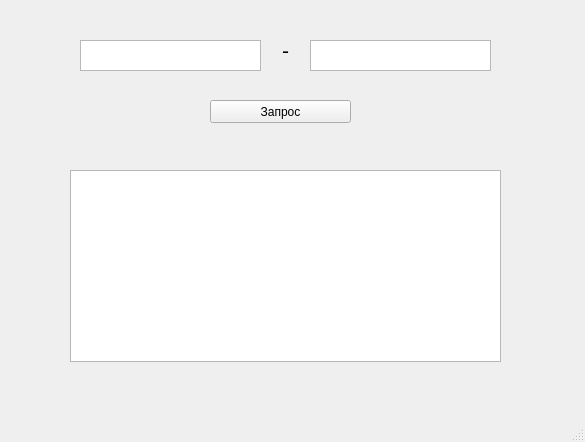
<?xml version="1.0" encoding="UTF-8"?>
<ui version="4.0">
 <class>MainWindow</class>
 <widget class="QMainWindow" name="MainWindow">
  <property name="geometry">
   <rect>
    <x>0</x>
    <y>0</y>
    <width>585</width>
    <height>442</height>
   </rect>
  </property>
  <property name="windowTitle">
   <string>MainWindow</string>
  </property>
  <widget class="QWidget" name="centralwidget">
   <widget class="QTextEdit" name="textEdit">
    <property name="geometry">
     <rect>
      <x>80</x>
      <y>40</y>
      <width>181</width>
      <height>31</height>
     </rect>
    </property>
   </widget>
   <widget class="QTextEdit" name="textEdit_2">
    <property name="geometry">
     <rect>
      <x>310</x>
      <y>40</y>
      <width>181</width>
      <height>31</height>
     </rect>
    </property>
   </widget>
   <widget class="QLabel" name="label">
    <property name="geometry">
     <rect>
      <x>260</x>
      <y>40</y>
      <width>51</width>
      <height>20</height>
     </rect>
    </property>
    <property name="font">
     <font>
      <pointsize>16</pointsize>
     </font>
    </property>
    <property name="text">
     <string>-</string>
    </property>
    <property name="alignment">
     <set>Qt::AlignCenter</set>
    </property>
    <property name="margin">
     <number>0</number>
    </property>
   </widget>
   <widget class="QTableView" name="tableView">
    <property name="geometry">
     <rect>
      <x>70</x>
      <y>170</y>
      <width>431</width>
      <height>192</height>
     </rect>
    </property>
   </widget>
   <widget class="QPushButton" name="pushButton">
    <property name="geometry">
     <rect>
      <x>210</x>
      <y>100</y>
      <width>141</width>
      <height>23</height>
     </rect>
    </property>
    <property name="text">
     <string>Запрос</string>
    </property>
   </widget>
  </widget>
  <widget class="QMenuBar" name="menubar">
   <property name="geometry">
    <rect>
     <x>0</x>
     <y>0</y>
     <width>585</width>
     <height>21</height>
    </rect>
   </property>
  </widget>
  <widget class="QStatusBar" name="statusbar"/>
 </widget>
 <resources/>
 <connections/>
</ui>
